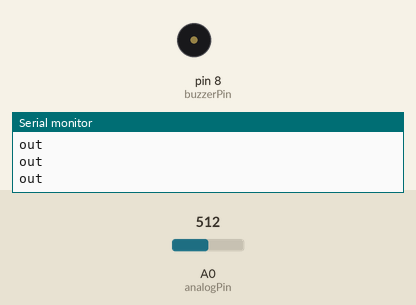
Bench run of a sketch on a simulated Arduino Uno, built with avr-gcc and run on an emulated ATmega328P. On the bench: buzzer (waves = sounding, pin HIGH), the last lines printed to the serial monitor. The test bench sets the inputs (shaded band); at power-on: A0 (analogPin) = 512.

Above: at 1.3 s.
1.4 s: A0 (analogPin) set to 984
2.9 s: A0 (analogPin) set to 1015
At 4.2 s:
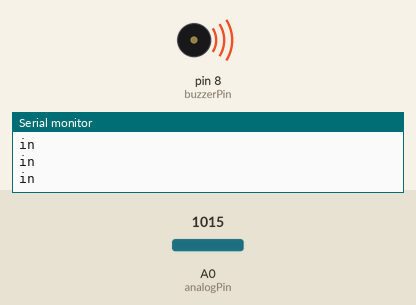
4.5 s: A0 (analogPin) set to 990
At 5.3 s:
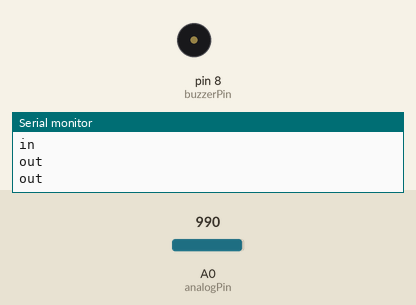
6.0 s: A0 (analogPin) set to 1010
At 6.5 s:
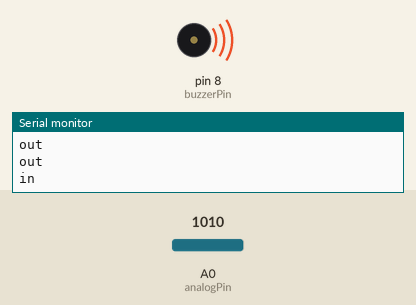
Timing chart, 0 to 8.5 s (numbered marks = the images above; inputs shaded):
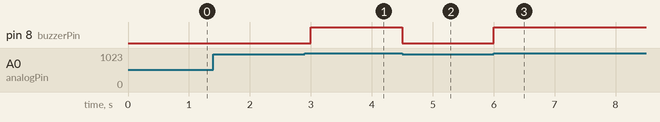

The sketch:

ard.ino
```cpp
int analogPin = A0;
int buzzerPin = 8;
void setup() {
  Serial.begin(9600);
  pinMode(buzzerPin,OUTPUT);
  pinMode(analogPin,INPUT);
}

void loop() {
  int readVal = analogRead(analogPin);

  if(readVal > 1000) {
    Serial.println("in");
    digitalWrite(buzzerPin,HIGH);
  } else {
    Serial.println("out");
    digitalWrite(buzzerPin,LOW);
  }

 delay(500);
}
```

Measured:
- the behaviour switches between 1000 and 1001 on A0 (analogPin) (found by bisection; images 0 and 1)
- after the input at 2.9 s, pin 8 (buzzerPin): LOW → HIGH after 0.10 s
- after the input at 4.5 s, pin 8 (buzzerPin): HIGH → LOW at once
- after the input at 6.0 s, pin 8 (buzzerPin): LOW → HIGH at once
